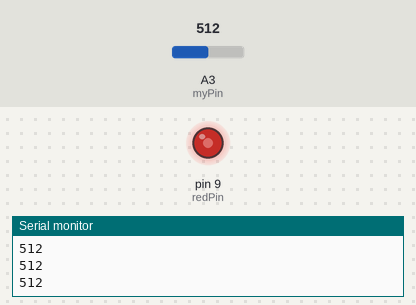
Simulated run of this sketch. Board: Arduino Uno, built with avr-gcc and run on an emulated ATmega328P. On the bench: output pins drawn as LEDs (lit = HIGH), the last lines printed to the serial monitor. The test bench sets the inputs (shaded band); at power-on: A3 (myPin) = 512.

Above: at 1.2 s.
1.3 s: A3 (myPin) set to 716
At 2.2 s:
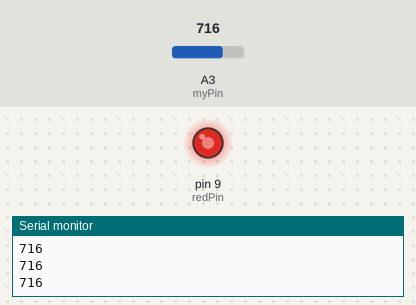
2.8 s: A3 (myPin) set to 900
At 3.4 s:
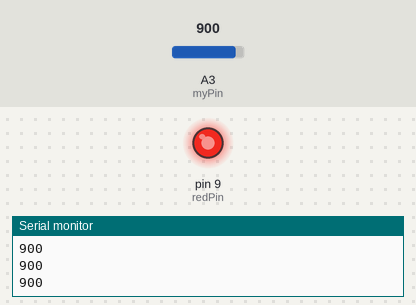
4.3 s: A3 (myPin) set to 122
At 5.5 s:
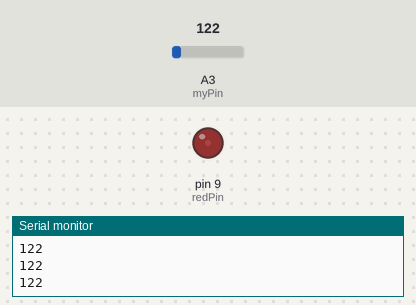
5.8 s: A3 (myPin) set to 0
At 6.8 s:
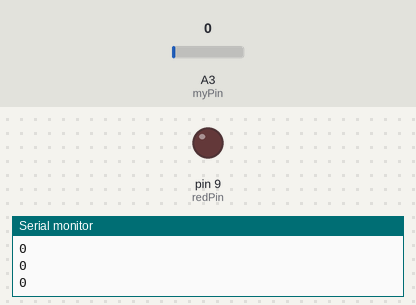
7.3 s: A3 (myPin) set to 511
At 8.0 s:
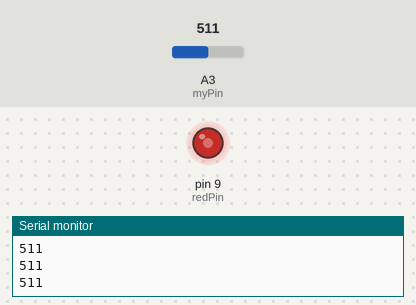
Timing chart, 0 to 9.8 s (numbered marks = the images above; inputs shaded):
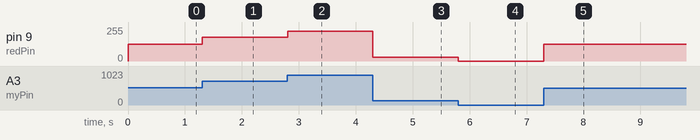

Measured:
- after the input at 1.3 s, pin 9 (redPin): 127/255 → 178/255 at once
- after the input at 2.8 s, pin 9 (redPin): 178/255 → 224/255 at once
- after the input at 4.3 s, pin 9 (redPin): 224/255 → 30/255 at once
- after the input at 5.8 s, pin 9 (redPin): 30/255 → 0/255 at once
- after the input at 7.3 s, pin 9 (redPin): 0/255 → 127/255 at once

The sketch:

dimmableled.ino.ino
```cpp
int myPin = A3;

int redPin = 9;
int waitTime = 250;
int readVal;

float V2;

void setup() {
  // put your setup code here, to run once:

    pinMode(myPin, INPUT);
    pinMode(redPin, OUTPUT);

    Serial.begin(9600);
}

void loop() {
  // put your main code here, to run repeatedly:

   readVal = analogRead(myPin);
   V2 = (255.0/1023.0) * readVal;

   analogWrite(redPin, V2);

   Serial.println(readVal);
}
```
